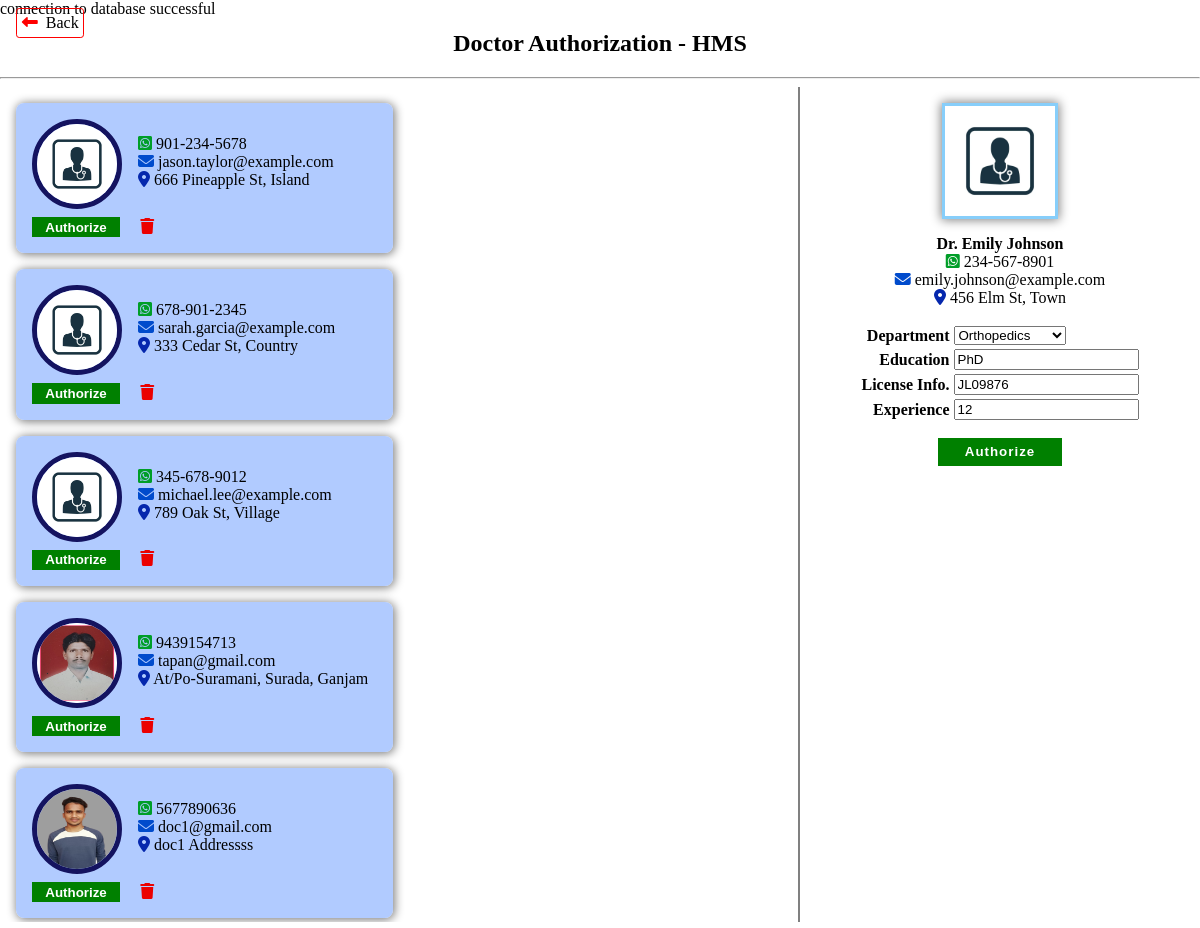
/admin/docPass.php?dId=4, run on the app's committed database.
### tables this page shows
CREATE TABLE `doctor` (
  `id` int(11) NOT NULL,
  `name` varchar(50) NOT NULL,
  `dob` date NOT NULL,
  `gender` varchar(15) NOT NULL,
  `education` varchar(10000) NOT NULL,
  `spec_id` int(11) NOT NULL,
  `phone` varchar(15) NOT NULL,
  `email` varchar(100) NOT NULL,
  `img_src` varchar(1000) NOT NULL DEFAULT './Images/DoctorPassphoto/defaultDocDp.jpg',
  `address` varchar(1000) NOT NULL,
  `license_info` varchar(100) NOT NULL,
  `experience` int(11) NOT NULL,
  `password` varchar(100) NOT NULL,
  `fees` int(11) NOT NULL DEFAULT 300,
  `creation_date` timestamp NOT NULL DEFAULT current_timestamp() ON UPDATE current_timestamp(),
  `updation_date` datetime DEFAULT NULL,
  `adminPass` varchar(50) NOT NULL DEFAULT 'fail'
);

CREATE TABLE `spec_list` (
  `id` int(11) NOT NULL,
  `name` varchar(50) NOT NULL,
  `spec_desc` varchar(5000) NOT NULL,
  `creation_date` timestamp NOT NULL DEFAULT current_timestamp() ON UPDATE current_timestamp()
);

### admin/docPass.php (the view, shortened to what this page needs)
<?php
include './../config.php';
$result = $conn->query("SELECT * FROM `doctor` WHERE adminPass='fail' ORDER BY creation_date DESC;");
?>
<head>
    <link rel="stylesheet" href="docPass.css">
    <link href="https://cdnjs.cloudflare.com/ajax/libs/font-awesome/6.4.0/css/all.min.css" rel="stylesheet">
</head>
<body>
    <span onclick="window.location.href='admin.php'" class="cancel"><a href=""><i class="fa-solid fa-left-long"></i></a>&nbsp; Back</span>
    <h2>Doctor Authorization - HMS</h2>
    <hr>
    <div class="page">
        <div class="item1">
            <div class="container">
                <?php
                while ($row = $result->fetch_assoc()) {
                ?>
                    <div class="doc-card">
                        <div class="doc-contact">
                            <img src="./.<?php echo $row['img_src'] ?> " alt="">
                            <div>
                                <p><i onclick="window.open('https://wa.me/+91<?php echo $row['phone'] ?>')" title="WhatsApp" class="fa-brands fa-square-whatsapp" style="color: #009e28;"></i> <?php echo $row['phone'] ?> <br><i title="Email" onclick="window.open('mailto:<?php echo $row['email'] ?>')" class="fa-solid fa-envelope" style="color: #004bcc;"></i> <?php echo $row['email'] ?><br><i title="Address" class="fa-solid fa-location-dot" style="color: #0527ad;"></i> <?php echo $row['address'] ?></p>
                            </div>
                        </div>
                        <div class="actions">
                            <button onclick="window.location.replace('docPass.php?dId=<?php echo $row['id'] ?>')">Authorize</button>
                            <i onclick="confirmRedir(<?php echo $row['id'] ?>)" class="fa-solid fa-trash" style="color: #eb0000;"></i>
                        </div>
                    </div>
                <?php
                }
                ?>
            </div>
        </div>
        <div class="item2">
            <?php
            if ($_GET['dId']) {
                $doc = $conn->query("SELECT * FROM `doctor` WHERE id=" . $_GET['dId'])->fetch_assoc();
            ?>
                <div class="doc-details">
                    <img src="./.<?php echo $doc['img_src'] ?>">
                    <p><b><?php echo $doc['name'] ?></b><br><i onclick="window.open('https://wa.me/+91<?php echo $doc['phone'] ?>')" title="WhatsApp" class="fa-brands fa-square-whatsapp" style="color: #009e28;"></i> <?php echo $doc['phone'] ?> <br><i title="Email" onclick="window.open('mailto:<?php echo $doc['email'] ?>')" class="fa-solid fa-envelope" style="color: #004bcc;"></i> <?php echo $doc['email'] ?><br><i title="Address" class="fa-solid fa-location-dot" style="color: #0527ad;"></i> <?php echo $doc['address'] ?></p>
                </div>
                <form action="" method="post">
                    <table>
                        <tr>
                            <th>Department</th>
                            <td>
                                <select name="spec_id" required>
                                    <?php
                                    $result = $conn->query("SELECT * FROM `spec_list`;");
                                    while ($dept = $result->fetch_assoc()) {
                                    ?>
                                        <option <?php if ($dept['id'] == $doc['spec_id']) echo "selected" ?> value="<?php echo $dept['id'] ?>"><?php echo $dept['name'] ?></option>
                                    <?php
                                    }
                                    ?>
                                </select>
                            </td>
                        </tr>
                        <tr>
                            <th>Education</th>
                            <td><input type="text" name="edu" value="<?php echo $doc['education'] ?>" required></td>
                        </tr>
                        <tr>
                            <th>License Info.</th>
                            <td><input type="text" name="license" value="<?php echo $doc['license_info'] ?>" required></td>
                        </tr>
                        <tr>
                            <th>Experience</th>
                            <td><input type="number" name="exeperience" value="<?php echo $doc['experience'] ?>" required></td>
                        </tr>
                        <tr>
                            <td style="text-align: center;" colspan="2"><button name="doc-authorize">Authorize</button></td>
                        </tr>
                    </table>
                </form>
            <?php
            } else {
                echo "Click Authorize to see details here...";
            }
            ?>
        </div>
    </div>
</body>

### admin/docPass.css (style rules this page uses)
body { height: 100vh; margin: 0; }
h2 { margin-top: 0.5em; text-align: center; }
.page { height: 90vh; width: 100%; display: grid; grid-template-columns: 2fr 1fr; }
.page .item1 { border-right: 2px gray solid; overflow-y: scroll; }
.container { padding: 1em; display: flex; gap: 1em; flex-wrap: wrap; }
.doc-card { background-color: rgba(154, 188, 255, 0.767); padding: 1em; width: 45%; border-radius: 0.5em; box-shadow: 1px 1px 10px 1px gray; }
.doc-contact { display: flex; flex-wrap: wrap; gap: 1em; margin-bottom: 0.5em; }
.doc-card .doc-contact img { border-radius: 50%; border: 5px solid rgb(20, 19, 96); width: 5em; height: 5em; }
i { cursor: pointer; }
.actions i { margin-left: 1em; transition-duration: 0.4s; }
.item2 { padding: 1em; }
.item2 .doc-details { display: flex; flex-direction: column; justify-content: center; align-items: center; }
.item2 .doc-details img { width: 30%; border: 3px solid lightskyblue; box-shadow: 0 0 10px 1px gray; }
.item2 .doc-details p { text-align: center; }
.item2 form table { margin: auto; }
.item2 form table th { text-align: right; }
button { background-color: green; cursor: pointer; border: 0; padding: 0.2em 1em; color: white; font-weight: bold; }
form button { margin-top: 1em; letter-spacing: 1px; padding: 0.5em 2em; }
.cancel { position: absolute; top: 0.5em; left: 1em; padding: 0.3em; border: 1px red solid; cursor: pointer; transition-duration: 0.5s; border-radius: 0.2em; }
.cancel i { transition-duration: 0.5s; color: red; }

### data on the page
doctor: img_src (placeholder picture), phone "901-234-5678", email "jason.taylor@example.com", address "666 Pineapple St, Island"
doctor: img_src (placeholder picture), phone "678-901-2345", email "sarah.garcia@example.com", address "333 Cedar St, Country"
doctor: img_src (placeholder picture), phone "345-678-9012", email "michael.lee@example.com", address "789 Oak St, Village"
doctor: img_src (picture), phone "9439154713", email "tapan@gmail.com", address "At/Po-Suramani, Surada, Ganjam"
doctor: img_src (picture), phone "5677890636", email "doc1@gmail.com", address "doc1 Addressss"
doctor: img_src (placeholder picture), name "Dr. Emily Johnson", phone "234-567-8901", email "emily.johnson@example.com", address "456 Elm St, Town", spec_id "Orthopedics", edu "PhD", license "JL09876", exeperience "12"
